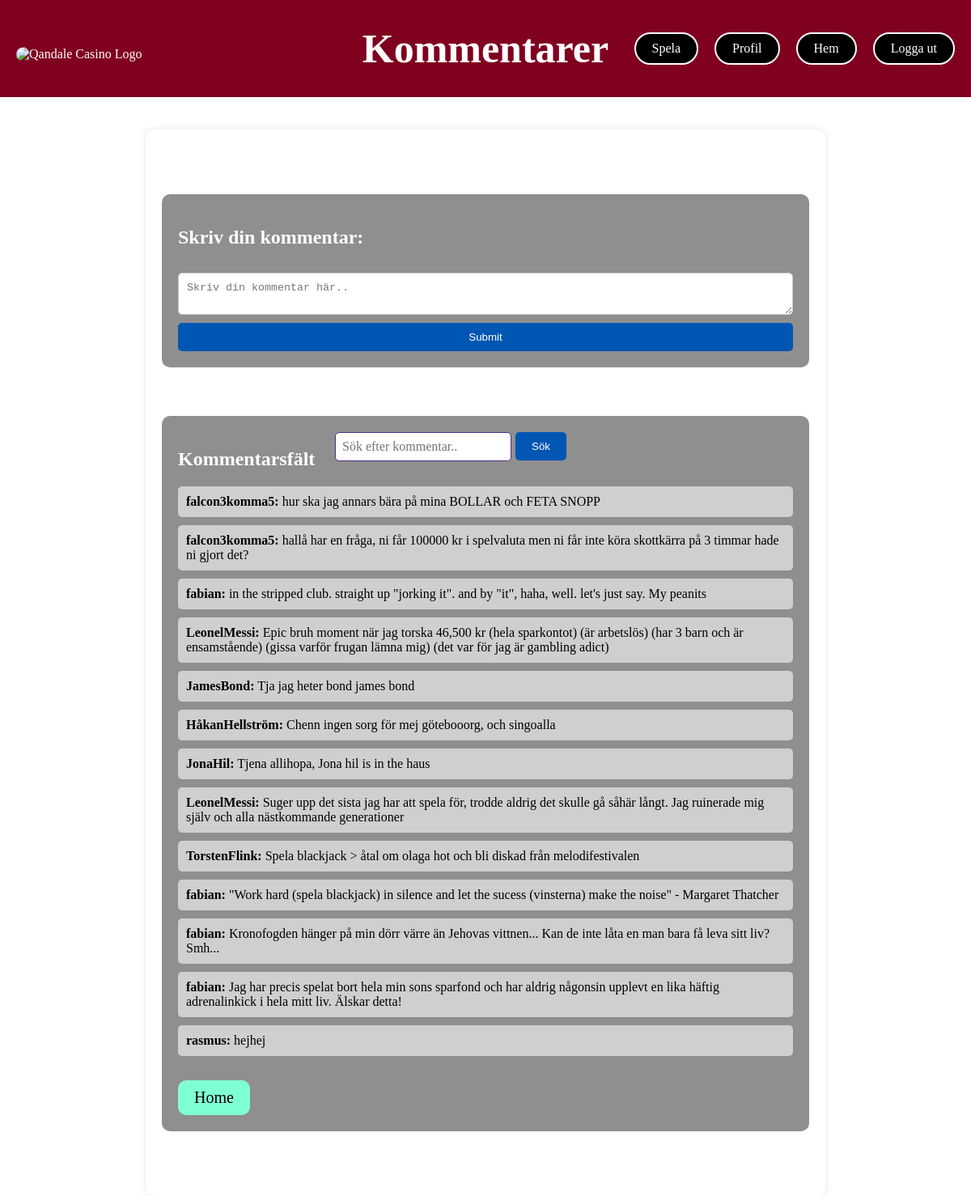
The page /displaycomments.php on the database as committed earlier.
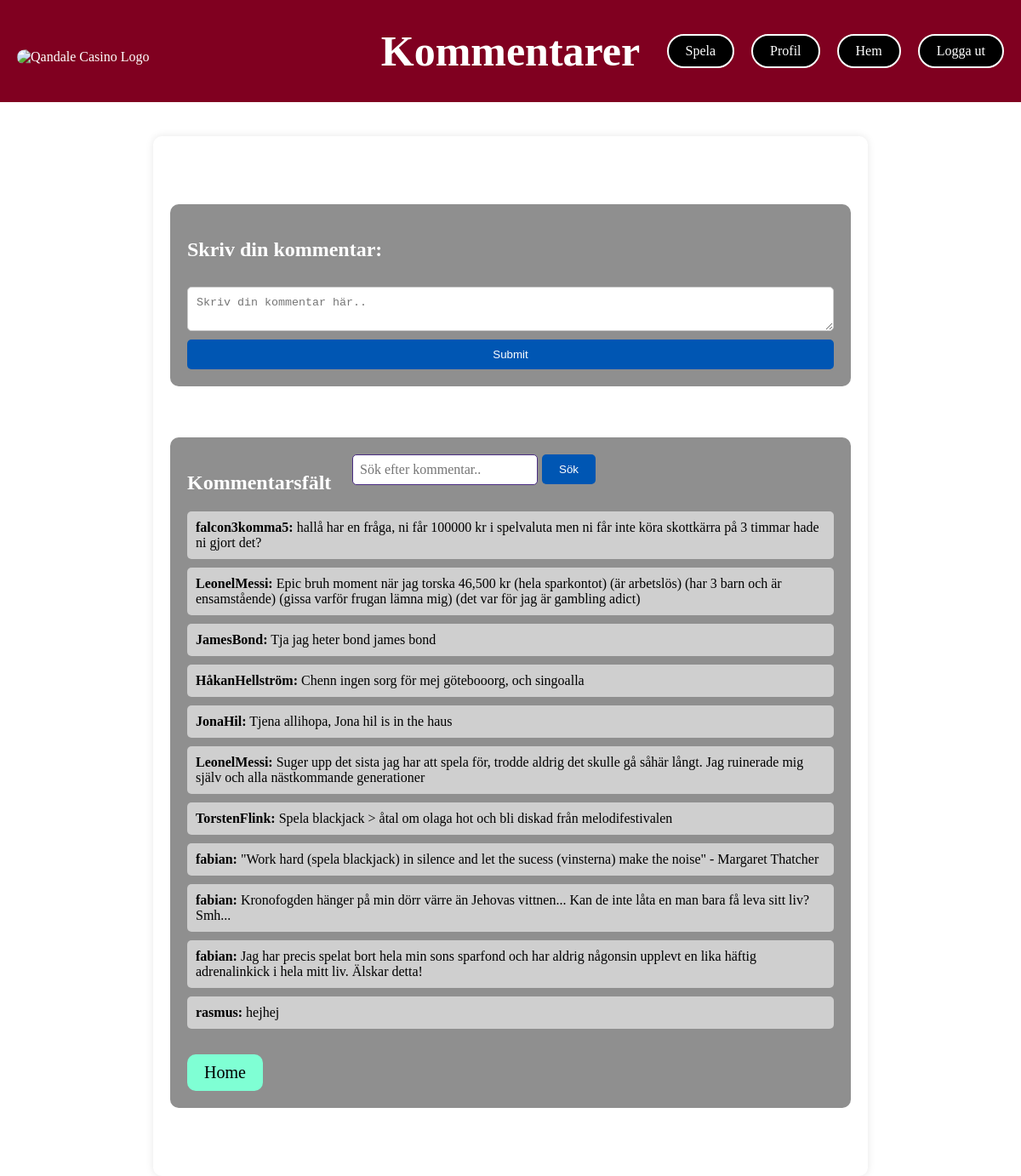
The same page on the database as committed later.
### tables this page shows
CREATE TABLE "Comments" (
	"commentID"	INTEGER,
	"userID"	INTEGER,
	"comment"	TEXT,
	PRIMARY KEY("commentID"),
	FOREIGN KEY("userID") REFERENCES "User"("userID")
);

### displaycomments.php (the view, shortened to what this page needs)
<!DOCTYPE html>
<html lang="en">
<head>
    <link rel="stylesheet" href="displaycomments.css">
</head>
<body>
    <aside id="topbar">
        <div class="topbar-container">
            <img src="NyaQuandale.gif" alt="Qandale Casino Logo" class="topbar-logo" href="./index.php">
            <h1> Kommentarer</h1>
            <div class="button-container">
                <button onclick="navigateTo('weather.php')">Spela</button>
                <button onclick="navigateTo('profile.php')">Profil</button>
                <button onclick="navigateTo('index.php')">Hem</button>
                <button onclick="navigateTo('logOut.php')">Logga ut</button>
            </div>
        </div>
    </aside>
    <main class="container">
        <section class="commentbox">
            <h2>Skriv din kommentar:</h2>
            <form action="addcomment.php" method="post">
                <textarea name="comment" placeholder="Skriv din kommentar här.." required></textarea>
                <button type="Skicka">Submit</button>
            </form>
        </section>
        <section class="commentsection" id="comments-section">
        <form id="searchbar" name="searchbar" method="get" onsubmit="searchHandler(event)">
                <input type="text" placeholder="Sök efter kommentar.." name="search">
                <button id="search-button" type="submit">Sök</button>
            </form>
            <h2>Kommentarsfält</h2>
            <?php
            $db = new SQLite3("./db/database.db");
            $query = "SELECT Comments.comment, User.username
                      FROM Comments
                      JOIN User ON Comments.userID = User.userID
                      ORDER BY Comments.commentID DESC";
            $result = $db->query($query);
            while ($row = $result->fetchArray()) {
                echo "<p><b>{$row['username']}:</b> {$row['comment']}</p>";
            }
            ?>
            <a href="./index.php" class="home-button">Home</a>
        </section>
    </main>
</body>
</html>

### displaycomments.css (style rules this page uses)
body, html { margin: 0; padding: 0; height: 100%; background-image: url('./backgrund.jpg'); }
#topbar { width: 100%; background-color: #800020; color: white; display: flex; justify-content: center; align-items: center; box-sizing: border-box; padding: 60px 0; position: fixed; top: 0; z-index: 1000; }
.topbar-container { width: 100%; max-width: 1200px; display: flex; justify-content: space-between; align-items: center; padding: 0 20px; position: relative; }
h1 { position: absolute; font-size: 50px; left: 50%; transform: translateX(-50%); margin: 0; }
.topbar-logo { max-height: 150px; position: absolute; top: 80%; left: 20px; transform: translateY(-10%); border-radius: 80px; }
.button-container { display: flex; gap: 20px; right: 20px; position: absolute; top: 50%; transform: translateY(-50%); }
.button-container button { height: 40px; padding: 10px 20px; font-size: 16px; cursor: pointer; background-color: rgb(0, 0, 0); border: none; border-radius: 20px; color: white; text-decoration: none; font-family: 'Times New Roman', Times, serif; display: flex; align-items: center; justify-content: center; border: 2px solid white; }
.container { width: 80%; max-width: 800px; margin: 20px auto; padding: 20px; margin-top: 160px; background: white; border-radius: 10px; box-shadow: 0 0 10px rgba(0, 0, 0, 0.1); }
.commentbox, .commentsection { margin: 60px 0; padding: 20px; border-radius: 10px; background: #8f8f8f; color: white; }
.commentbox form { display: flex; flex-direction: column; }
.commentbox textarea { margin: 10px 0; padding: 10px; border-radius: 5px; border: 1px solid #ccc; resize: vertical; }
.commentbox button, #search-button { padding: 10px 20px; border: none; border-radius: 5px; background: #0056b3; color: white; cursor: pointer; transition: background 0.3s; }
.commentsection p { margin: 10px 0; padding: 10px; background: #cfcfcf; border-radius: 5px; color: black; }
.home-button { display: inline-block; margin-top: 20px; padding: 10px 20px; background: aquamarine; border-radius: 10px; text-decoration: none; color: black; font-size: 20px; transition: background 0.3s; }
#searchbar { display: flex; align-items: center; right: 500px; position: absolute; }
#searchbar input[type="text"] { padding: 8px; font-size: 16px; border: 1px solid #4b2e83; border-radius: 5px; margin-right: 5px; font-family: 'Times New Roman', Times, serif; }

Rows that differ between the two databases and show on the page:
removed comments: username "falcon3komma5", comment "hur ska jag annars bära på mina BOLLAR och FETA SNOPP"
removed comments: username "fabian", comment "in the stripped club. straight up \"jorking it\". and by \"it\", haha, well. let's just say. My peanits"
